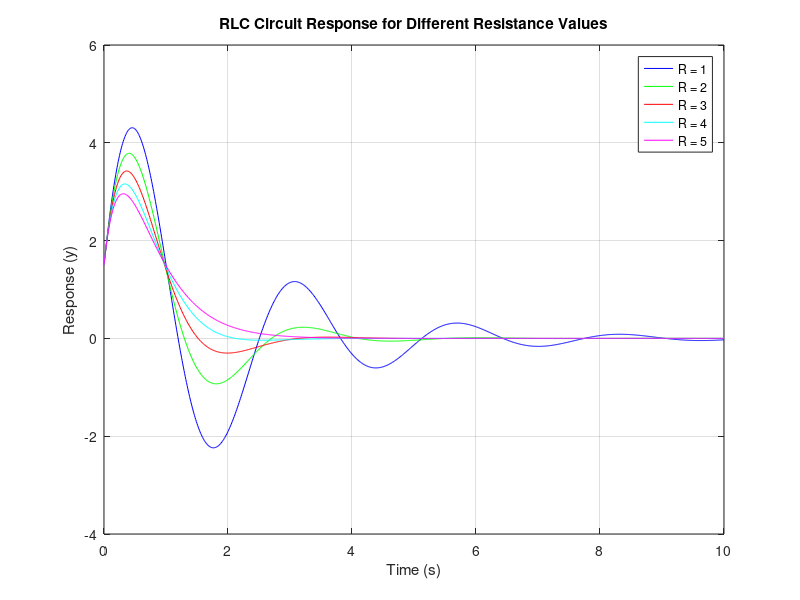

This figure's MATLAB source:
close all; clear all;

% Circuit parameters
L = 1;         % Inductance
C = (1/6);     % Capacitance

% Initial values
i_0 = 2;       % Initial current = 2A
y_0 = 1.5;     % Initial voltage across capacitor = 1.5V
d_y_0 = i_0 / C;  % Derivative of voltage across capacitor

% Resistance values
R_values = 1:5;  % Array of resistance values from 1 to 5
colors = ['b', 'g', 'r', 'c', 'm']; % Colors for the plots

% Create a new figure
figure; 

% Loop over each resistance value to calculate and plot response
for idx = 1:length(R_values)
    R = R_values(idx);  % Current resistance value
    B = [y_0 (R/L)*y_0 + d_y_0]; 
    A = [1 R/L (1/(L*C))];

    % Calculate residues, poles, and direct term
    [r, p, k] = residue(B, A);

    % Time vector
    t = 0:0.01:10;

    % Compute the response
    y = r(1) * exp(p(1) .* t) + r(2) * exp(p(2) .* t);

    % Plotting
    plot(t, y, colors(idx), 'DisplayName', ['R = ' num2str(R)]); 
    hold on;  % Keep the current plot
end

% Add labels and grid
xlabel('Time (s)');
ylabel('Response (y)');
title('RLC Circuit Response for Different Resistance Values');
legend show;  % Show legend
grid on;      % Add grid

% Overall, lowering the resistance from 5 ohms to 1 ohm leads to a significant change 
% in the transient response, with more pronounced oscillations, faster rise times, 
% and potentially higher steady-state values. The circuit becomes less damped, 
% making it more reactive to changes and able to store and release energy more efficiently. 
% This behavior is critical in applications where fast response times and controlled 
% oscillations are desired, such as in signal processing or control systems.